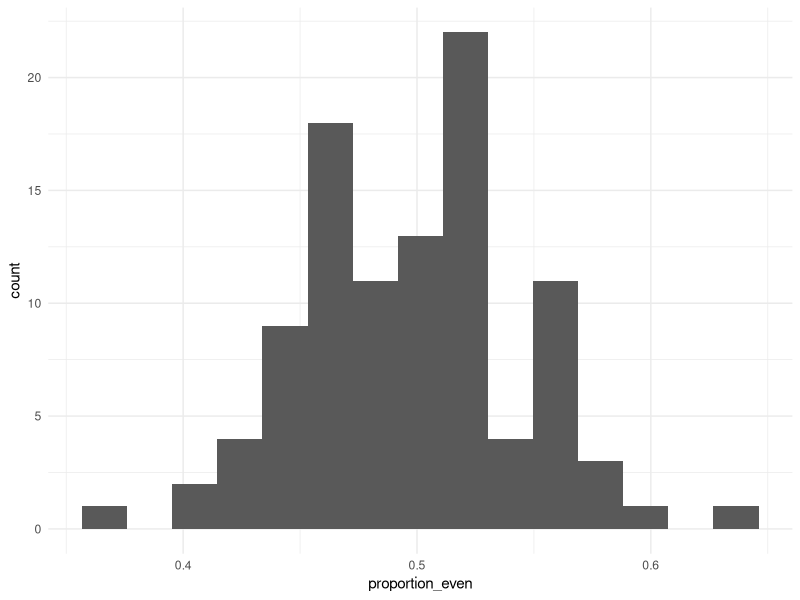
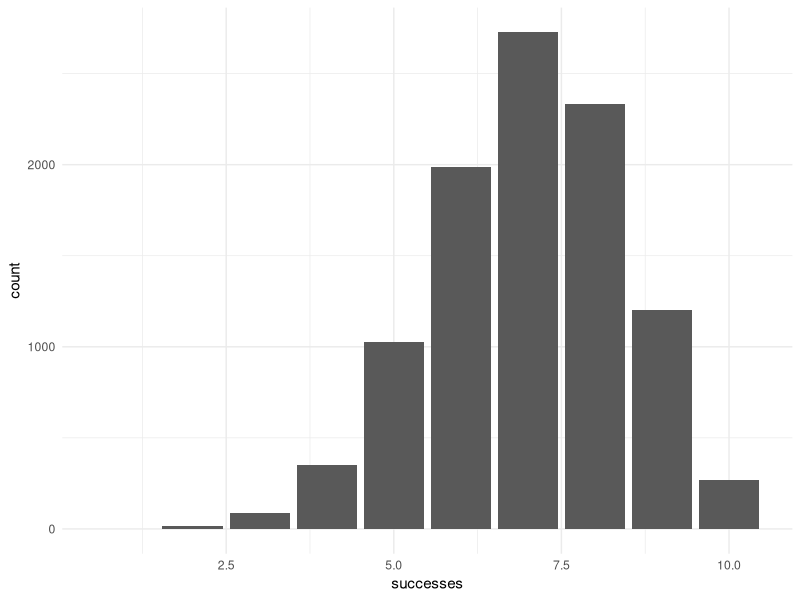
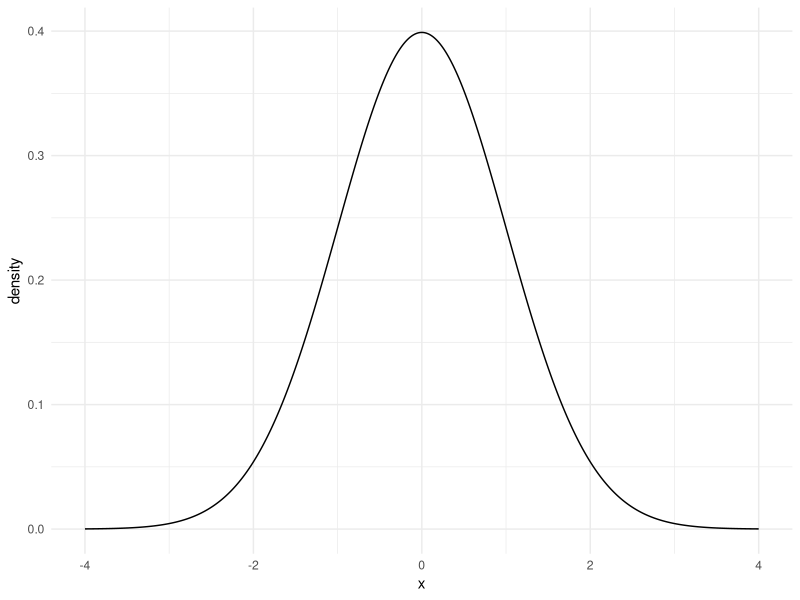
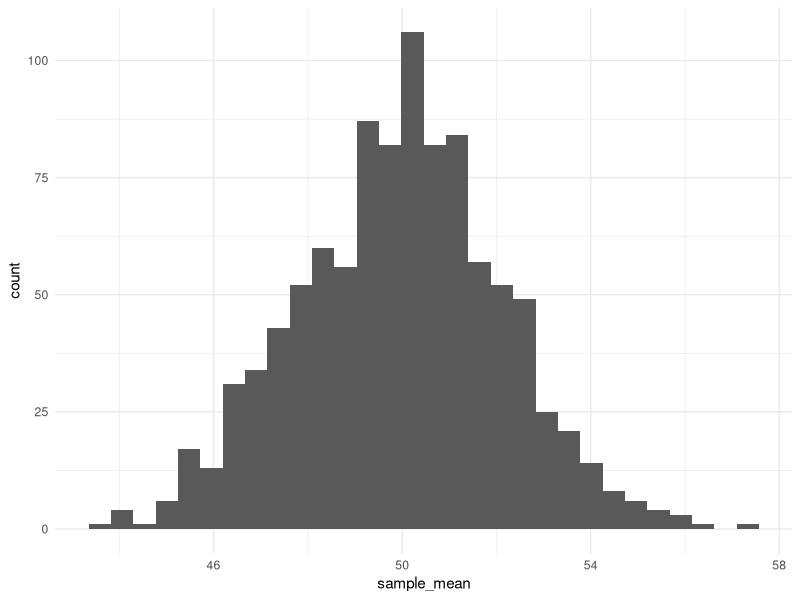
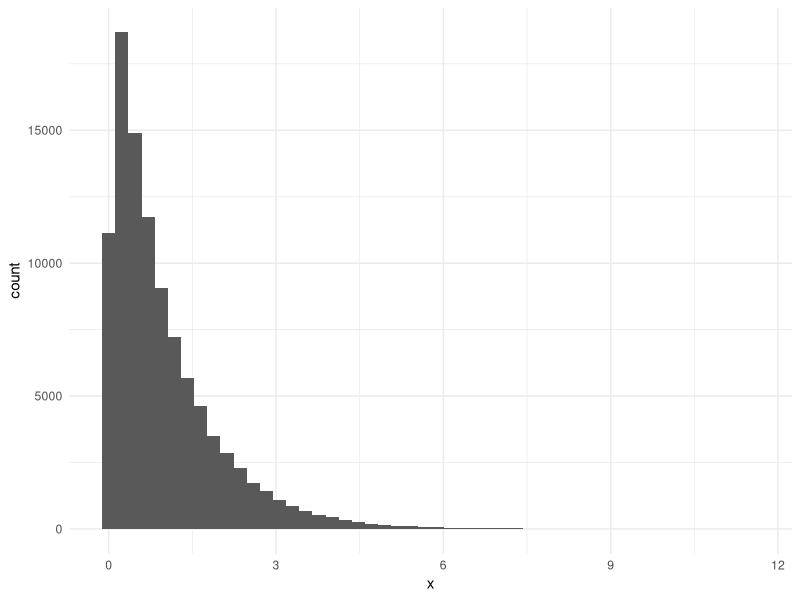
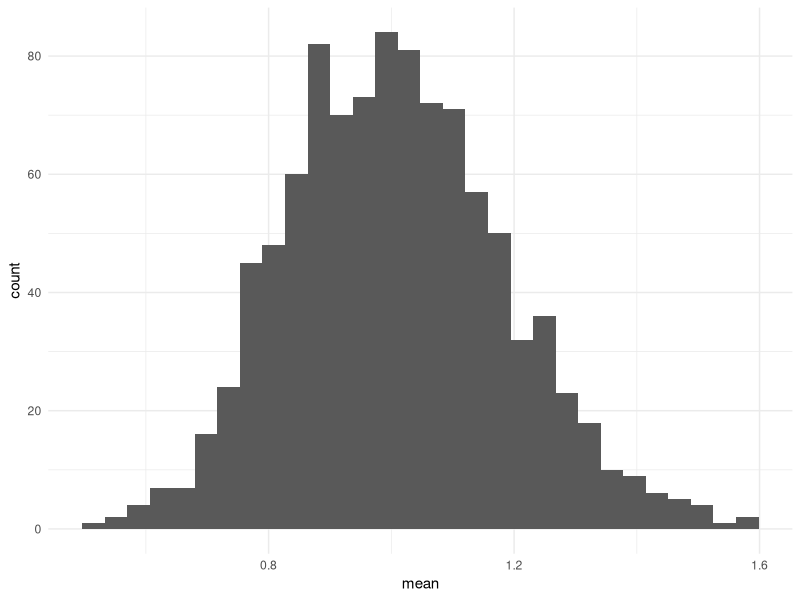

Here is the R script that generated these plots, in order:
## ---- chunk 1

library(tidyverse)

## ---- chunk 2

die <- 1:6

die

## ---- chunk 3

even <- c(2, 4, 6)

even

## ---- chunk 4

greater_than_4 <- c(5, 6)

greater_than_4

## ---- chunk 5

length(even) / length(die)

## ---- chunk 6

length(greater_than_4) / length(die)

## ---- chunk 7

sample(die,
       size = 1)

## ---- chunk 8

sample(die,
       size = 10,
       replace = TRUE)

## ---- chunk 9

rolls_10 <-

sample(

die,

size = 10,

replace = TRUE

)

mean(rolls_10)

## ---- chunk 10

rolls_10000 <-

sample(

die,

size = 10000,

replace = TRUE

)

mean(rolls_10000)

## ---- chunk 11

rolls <-

sample(

die,

size = 10000,

replace = TRUE

)

mean(rolls %% 2 == 0)

## ---- chunk 12

simulation <-

replicate(

100,

mean(

sample(

die,

size = 100,

replace = TRUE

) %% 2 == 0

)

)

simulation

## ---- chunk 13

tibble(
  proportion_even = simulation
) %>%

ggplot(aes(proportion_even)) +

geom_histogram(bins = 15) +

theme_minimal()

## ---- chunk 14

rbinom(

n = 20,

size = 10,

prob = 0.7

)

## ---- chunk 15

binomial_data <-

tibble(

successes = rbinom(

10000,

size = 10,

prob = 0.7

)

)

ggplot(

binomial_data,

aes(successes)

) +

geom_bar() +

theme_minimal()

## ---- chunk 16

x <-

seq(-4, 4,
    length.out = 500)

normal_data <-

tibble(

x = x,

density = dnorm(x)

)

ggplot(

normal_data,

aes(x,
    density)

) +

geom_line() +

theme_minimal()

## ---- chunk 17

rnorm(

1000,

mean = 0,

sd = 1

)

## ---- chunk 18

population <-

rnorm(

100000,

mean = 50,

sd = 10

)

sample_1 <-

sample(

population,

size = 20

)

mean(sample_1)

## ---- chunk 19

sample_2 <-

sample(

population,

size = 20

)

mean(sample_2)

## ---- chunk 20

sample_means <-

replicate(

1000,

mean(

sample(

population,

size = 20

)

)

)

## ---- chunk 21

tibble(

sample_mean = sample_means

) %>%

ggplot(

aes(sample_mean)

) +

geom_histogram(bins = 30) +

theme_minimal()

## ---- chunk 22

skewed_population <-

rexp(

100000,

rate = 1

)

ggplot(

tibble(x = skewed_population),

aes(x)

) +

geom_histogram(bins = 50) +

theme_minimal()

## ---- chunk 23

means <-

replicate(

1000,

mean(

sample(

skewed_population,

size = 30

)

)

)

## ---- chunk 24

tibble(

mean = means

) %>%

ggplot(

aes(mean)

) +

geom_histogram(bins = 30) +

theme_minimal()
